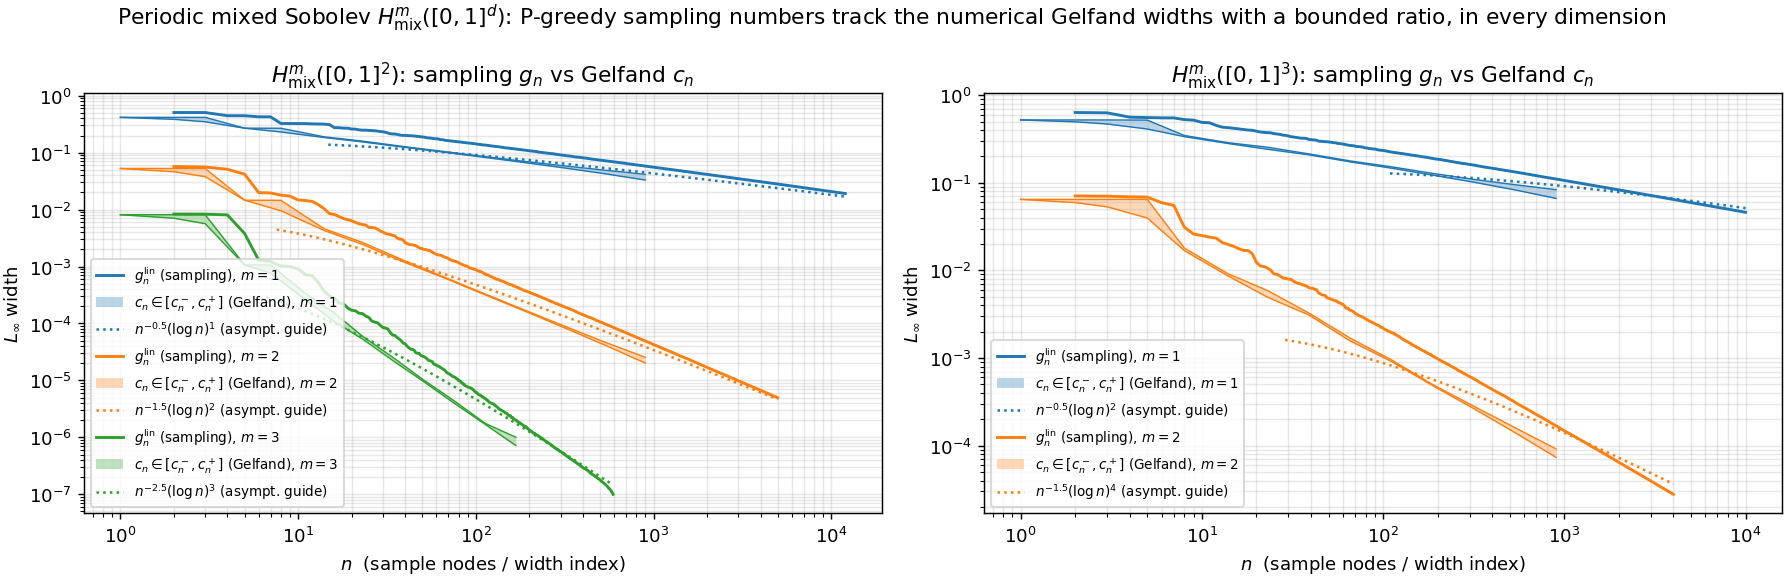

Recreate this plot in Python.
r"""
Periodic mixed-smoothness Sobolev RKHS  H^m_mix([0,1]^d)  (Berlinet-Thomas-Agnan
p.318, tensorized): the d-fold tensor of  k_1(s,t)=1+(-1)^{m-1}/(2m)! B_{2m}(|s-t|).
For moderate d and smoothness m = 1, 2, 3, two figures:

  periodic_mixed.png -- P-greedy sampling error g_n = sup_x Pow_n(x) (worst-case
      L_inf recovery from n nodes) vs n on log-log axes, against the Gelfand-width
      benchmark rate c_n ~ n^{-(m-1/2)} (log n)^{(d-1)m}.  Its constant is fitted by a
      single least-squares offset over the asymptotic tail (no per-point tuning); the
      empirical slope is printed next to the predicted -(m-1/2).
  periodic_mixed_points.png -- for d=2, the raw points the greedy places in [0,1]^2.

Notation: sampling numbers are g_n^lin (n = #nodes), not g_m^lin as in legendre.py /
matern.py, since here m is the mixed SMOOTHNESS of H^m_mix; same quantity, n plays
m's role.  c_n is the Gelfand width as everywhere.

Run:  python periodic_mixed.py
"""

from __future__ import annotations
import numpy as np
import torch
import matplotlib

matplotlib.use("Agg")
import matplotlib.pyplot as plt

from kernels import PeriodicSobolevMixedKernel
from greedy import PGreedy
import widths

torch.manual_seed(0)
DEVICE = "cuda" if torch.cuda.is_available() else "cpu"


def grid01(
    n: int, d: int, dtype: torch.dtype = torch.float64, device: str = DEVICE
) -> torch.Tensor:
    """Candidate nodes in the torus [0,1)^d where the greedy picks and the sup power is
    measured.  1D: uniform periodic grid (endpoint dropped).  d>1: scrambled Sobol (more
    even coverage than i.i.d. uniform, so a finite grid resolves the sup power better).
    Placed on `device` so the greedy runs on GPU when available."""
    if d == 1:
        g = torch.linspace(0, 1, n + 1, dtype=dtype)[:-1].reshape(-1, 1)
    else:
        eng = torch.quasirandom.SobolEngine(dimension=d, scramble=True, seed=0)
        g = eng.draw(n).to(dtype)
    return g.to(device)


def greedy_curve(m: int, d: int, n_nodes: int, sel_grid: int):
    """Run the strong P-greedy and return (g_full, centers_in_order, n_used), where
    g_full[k] = sup_x Pow_k(x) is the worst-case L_inf error with k greedy nodes."""
    # dtype: float32 for m=1 is ~16x faster on GPU (-> many more nodes) and safe because
    # the slow g_n~n^{-1/2} decay stays above float32's power-cancellation floor (~1e-3)
    # to n~1e4.  m>=2 dives past it early (m=2 breaks near n~50), so keep float64.  (The
    # Gelfand widths c_n always use float64, separately.)
    prec = torch.float32 if m == 1 else torch.float64
    ker = PeriodicSobolevMixedKernel(m=m, d=d, dtype=prec, device=DEVICE)
    gr = PGreedy(ker, max_iter=n_nodes, dtype=prec).fit(
        grid01(sel_grid, d, prec, DEVICE)
    )
    return (gr.g_curve().cpu().double().numpy(), gr.ctrs_.cpu().double().numpy(), gr.n_)


def bench_rate(n, m, d):
    """The Gelfand-width benchmark rate  n^{-(m-1/2)} (log n)^{(d-1)m}  (the user's)."""
    n = np.asarray(n, float)
    return n ** (-(m - 0.5)) * np.log(n) ** ((d - 1) * m)


def fit_const(ns, y, m, d):
    """Least-squares vertical offset in log-space matching the benchmark rate to y over
    the whole range: log C = mean(log y - log rate).  Fitted to c_n (which the rate
    describes), not g_n."""
    logC = np.mean(np.log(y) - np.log(bench_rate(ns, m, d)))
    return np.exp(logC)


# --------------------------------------------------------------------------- #
#  (1)+(2)  P-greedy sampling numbers g_n vs the NUMERICAL Gelfand widths c_n
#
#  The theoretical rate n^{-(m-1/2)}(log n)^{(d-1)m} is only asymptotic: at reachable n
#  its (log n)^{(d-1)m} factor is far from developed (peaks near n = e^{(d-1)m/(m-1/2)}),
#  so a line fitted to a finite window bends away from the data in higher d.  The honest,
#  dimension-robust comparison is g_n against the actual Gelfand width c_n (from
#  widths.gelfand_widths): their RATIO stays bounded (the paper's theorem), no sqrt(n) and
#  no dimension blow-up.  The rate line is kept as a light guide, fitted to c_n.
# --------------------------------------------------------------------------- #
def rates_figure():
    # per case: (d, {m: greedy nodes}, greedy grid, c_n grid, max n for c_n).
    # Greedy budgets (GPU): m=1 (float32, cheap, floor-free) runs furthest on a fine grid;
    # m=2 (float64) is bandwidth-limited but reaches several thousand; m=3 is float64-floor-
    # limited near n~600.  c_n stays on CPU (its small fp64 eighs + refine beat GPU),
    # extended as far as the O(N^3) eigh affords, with cn_grid ~ 5*n_cap for the n<~N/5
    # bracket reliability.
    cases = [
        (2, {1: 12000, 2: 5000, 3: 1000}, 120000, 4500, 900),
        (3, {1: 10000, 2: 4000}, 80000, 4500, 900),
    ]
    colors = {1: "C0", 2: "C1", 3: "C2"}
    fig, axes = plt.subplots(
        1, len(cases), figsize=(7.0 * len(cases), 4.7), squeeze=False
    )

    for j, (d, m_nodes, sel, cn_grid, n_cap) in enumerate(cases):
        top = axes[0, j]
        print(f"\n=== d={d} ===  (greedy grid {sel}, c_n grid {cn_grid}, dev={DEVICE})")
        Xc = grid01(
            cn_grid, d, torch.float64, "cpu"
        )  # Gelfand widths: CPU float64 (scipy refine)
        for m, n_nodes in m_nodes.items():
            g, _, n_used = greedy_curve(m, d, n_nodes, sel)
            gn = np.arange(len(g))
            # Compare against c_n only where g_n stays above the greedy's float64
            # cancellation floor (~1e-6); below it the power update reads g_n spuriously
            # low and g_n/c_n dips unphysically under 1.  Full curve still plotted; only
            # the ratio range is trimmed (matters for m=3, which hits the floor by n~200).
            above = g > 2e-6
            n_rel = int(gn[above][-1]) if above.any() else n_used - 1
            ns_c = widths.log_spaced_ints(min(n_cap, n_used - 1, n_rel), 14)
            cn_up, cn_lo = widths.gelfand_widths(
                PeriodicSobolevMixedKernel(m=m, d=d, dtype=torch.float64, device="cpu"),
                Xc,
                ns_c,
                n_iter=12,
                refine=True,
                refine_starts=32,
                refine_iters=40,
            )
            cn_up, cn_lo = cn_up.numpy(), cn_lo.numpy()
            g_at_c = np.interp(ns_c, gn, g)  # g_n sampled at the c_n abscissae
            ratio = g_at_c / cn_up  # upper c_n -> smaller (conservative) ratio
            col = colors[m]

            # asymptotic guide: the rate only makes sense past the hump of its log factor
            # at n_pk = exp((d-1)m/(m-1/2)); drawing from n=2 shoots it over the data and
            # biases C.  So fit C on the tail n>=n_start and draw from there to the curve end.
            n_pk = np.exp((d - 1) * m / (m - 0.5)) if (d - 1) * m else 2.0
            n_start = max(2.0 * n_pk, ns_c[0])
            tail = ns_c >= n_start
            C = (
                fit_const(ns_c[tail], cn_up[tail], m, d)
                if tail.sum() >= 2
                else fit_const(ns_c, cn_up, m, d)
            )
            n_line = np.geomspace(max(n_start, 2.0), gn[-1], 60)

            # --- top: g_n, numerical c_n bracket (band + edges), asymptotic guide ---
            top.loglog(
                gn[2:],
                g[2:],
                "-",
                color=col,
                lw=1.6,
                label=rf"$g_n^{{\mathrm{{lin}}}}$ (sampling), $m={m}$",
            )
            top.fill_between(
                ns_c,
                cn_lo,
                cn_up,
                color=col,
                alpha=0.3,
                lw=0,
                label=rf"$c_n\in[c_n^-,c_n^+]$ (Gelfand), $m={m}$",
            )
            top.loglog(ns_c, cn_lo, "-", color=col, lw=0.8)  # bracket edges (visible
            top.loglog(
                ns_c, cn_up, "-", color=col, lw=0.8
            )  # when the bracket is tight)
            top.loglog(
                n_line,
                C * bench_rate(n_line, m, d),
                ":",
                color=col,
                lw=1.4,
                label=rf"$n^{{-{m-0.5:g}}}(\log n)^{{{(d-1)*m}}}$ (asympt. guide)",
            )

            print(
                f"  m={m}: n_used={n_used:4d}  g_n/c_n median={np.median(ratio):.2f} "
                f"(range {ratio.min():.2f}-{ratio.max():.2f})"
            )

        top.set_xlabel(r"$n$  (sample nodes / width index)")
        top.set_ylabel(r"$L_\infty$ width")
        top.set_title(
            rf"$H^m_{{\mathrm{{mix}}}}([0,1]^{d})$: sampling $g_n$ vs "
            rf"Gelfand $c_n$"
        )
        top.legend(fontsize=7.5)
        top.grid(True, which="both", alpha=0.3)

    fig.suptitle(
        r"Periodic mixed Sobolev $H^m_{\mathrm{mix}}([0,1]^d)$: P-greedy "
        r"sampling numbers track the numerical Gelfand widths with a bounded "
        r"ratio, in every dimension"
    )
    fig.tight_layout()
    fig.savefig("periodic_mixed.png", dpi=130, bbox_inches="tight", pad_inches=0.02)
    print("\nfigure saved -> periodic_mixed.png")


# --------------------------------------------------------------------------- #
#  (3)  the greedy points in [0,1]^2
# --------------------------------------------------------------------------- #
def points_figure(m: int = 2, counts=(64, 256, 576), sel_grid: int = 24000):
    _, ctrs, n_used = greedy_curve(m, d=2, n_nodes=max(counts), sel_grid=sel_grid)
    counts = [c for c in counts if c <= n_used]
    fig, axes = plt.subplots(1, len(counts), figsize=(4.2 * len(counts), 4.4))
    for ax, N in zip(np.atleast_1d(axes), counts):
        P = ctrs[:N]
        ax.scatter(P[:, 0], P[:, 1], s=9, color="k")
        ax.set_xlim(0, 1)
        ax.set_ylim(0, 1)
        ax.set_aspect("equal")
        ax.set_title(f"first {N} greedy points")
        ax.set_xlabel(r"$x_1$")
        ax.set_ylabel(r"$x_2$")
    fig.suptitle(
        rf"P-greedy design in $[0,1]^2$ for $H^{m}_{{\mathrm{{mix}}}}$ "
        rf"(periodic mixed Sobolev, $m={m}$)"
    )
    fig.tight_layout()
    fig.savefig(
        "periodic_mixed_points.png", dpi=130, bbox_inches="tight", pad_inches=0.02
    )
    print("figure saved -> periodic_mixed_points.png")


if __name__ == "__main__":
    rates_figure()
    points_figure()
